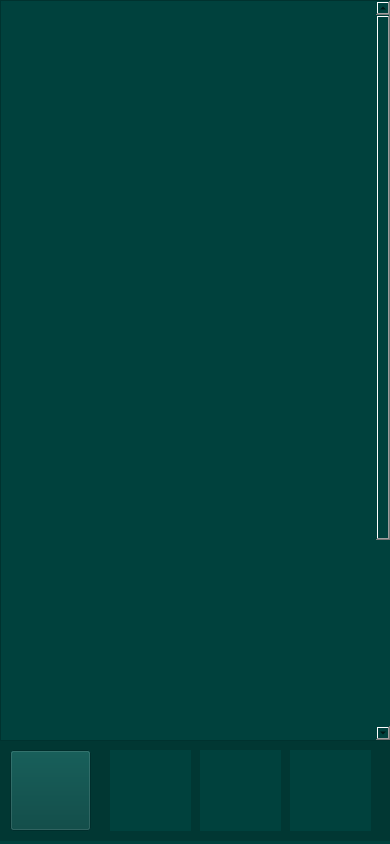
<?xml version="1.0" encoding="UTF-8"?>
<ui version="4.0">
 <class>ExercicioC</class>
 <widget class="QWidget" name="ExercicioC">
  <property name="geometry">
   <rect>
    <x>0</x>
    <y>0</y>
    <width>390</width>
    <height>844</height>
   </rect>
  </property>
  <property name="minimumSize">
   <size>
    <width>390</width>
    <height>844</height>
   </size>
  </property>
  <property name="maximumSize">
   <size>
    <width>390</width>
    <height>844</height>
   </size>
  </property>
  <property name="windowTitle">
   <string>Form</string>
  </property>
  <property name="styleSheet">
   <string notr="true">background-color: rgb(0, 65, 61);</string>
  </property>
  <widget class="QLabel" name="label_4">
   <property name="geometry">
    <rect>
     <x>0</x>
     <y>740</y>
     <width>401</width>
     <height>101</height>
    </rect>
   </property>
   <property name="styleSheet">
    <string notr="true">background-color: rgb(1, 55, 51);</string>
   </property>
   <property name="text">
    <string/>
   </property>
  </widget>
  <widget class="QPushButton" name="botaomenu_2">
   <property name="geometry">
    <rect>
     <x>10</x>
     <y>750</y>
     <width>81</width>
     <height>81</height>
    </rect>
   </property>
   <property name="styleSheet">
    <string notr="true">#botaomenu{
border:none;
}</string>
   </property>
   <property name="text">
    <string/>
   </property>
   <property name="icon">
    <iconset>
     <normaloff>icones de navegação/ICONE-MENU.png</normaloff>icones de navegação/ICONE-MENU.png</iconset>
   </property>
   <property name="iconSize">
    <size>
     <width>81</width>
     <height>81</height>
    </size>
   </property>
  </widget>
  <widget class="QPushButton" name="botaotreino">
   <property name="geometry">
    <rect>
     <x>110</x>
     <y>750</y>
     <width>81</width>
     <height>81</height>
    </rect>
   </property>
   <property name="styleSheet">
    <string notr="true">#botaotreino{
border:none;
}</string>
   </property>
   <property name="text">
    <string/>
   </property>
   <property name="icon">
    <iconset>
     <normaloff>icones de navegação/ICONE-TREINO.png</normaloff>icones de navegação/ICONE-TREINO.png</iconset>
   </property>
   <property name="iconSize">
    <size>
     <width>81</width>
     <height>81</height>
    </size>
   </property>
  </widget>
  <widget class="QPushButton" name="botaoconfig">
   <property name="geometry">
    <rect>
     <x>200</x>
     <y>750</y>
     <width>81</width>
     <height>81</height>
    </rect>
   </property>
   <property name="styleSheet">
    <string notr="true">#botaoconfig{
border:none;
}</string>
   </property>
   <property name="text">
    <string/>
   </property>
   <property name="icon">
    <iconset>
     <normaloff>icones de navegação/ICONE-CONFIG.png</normaloff>icones de navegação/ICONE-CONFIG.png</iconset>
   </property>
   <property name="iconSize">
    <size>
     <width>81</width>
     <height>81</height>
    </size>
   </property>
  </widget>
  <widget class="QPushButton" name="botaoperfil">
   <property name="geometry">
    <rect>
     <x>290</x>
     <y>750</y>
     <width>81</width>
     <height>81</height>
    </rect>
   </property>
   <property name="styleSheet">
    <string notr="true">#botaoperfil{
border:none;
}</string>
   </property>
   <property name="text">
    <string/>
   </property>
   <property name="icon">
    <iconset>
     <normaloff>icones de navegação/ICONE-PERFIL.png</normaloff>icones de navegação/ICONE-PERFIL.png</iconset>
   </property>
   <property name="iconSize">
    <size>
     <width>80</width>
     <height>80</height>
    </size>
   </property>
  </widget>
  <widget class="QScrollArea" name="scrollArea">
   <property name="geometry">
    <rect>
     <x>0</x>
     <y>0</y>
     <width>391</width>
     <height>741</height>
    </rect>
   </property>
   <property name="widgetResizable">
    <bool>true</bool>
   </property>
   <widget class="QWidget" name="scrollAreaWidgetContents">
    <property name="geometry">
     <rect>
      <x>0</x>
      <y>-261</y>
      <width>372</width>
      <height>1000</height>
     </rect>
    </property>
    <property name="minimumSize">
     <size>
      <width>300</width>
      <height>1000</height>
     </size>
    </property>
    <layout class="QVBoxLayout" name="verticalLayout">
     <item>
      <widget class="QFrame" name="frame">
       <property name="minimumSize">
        <size>
         <width>300</width>
         <height>1000</height>
        </size>
       </property>
       <property name="frameShape">
        <enum>QFrame::StyledPanel</enum>
       </property>
       <property name="frameShadow">
        <enum>QFrame::Raised</enum>
       </property>
       <widget class="QLabel" name="label">
        <property name="geometry">
         <rect>
          <x>-10</x>
          <y>-10</y>
          <width>390</width>
          <height>1000</height>
         </rect>
        </property>
        <property name="minimumSize">
         <size>
          <width>390</width>
          <height>1000</height>
         </size>
        </property>
        <property name="text">
         <string/>
        </property>
        <property name="pixmap">
         <pixmap>pag - hipertrofia/exercicios C (1) - hiper .png</pixmap>
        </property>
       </widget>
      </widget>
     </item>
    </layout>
   </widget>
  </widget>
 </widget>
 <resources/>
 <connections/>
</ui>
